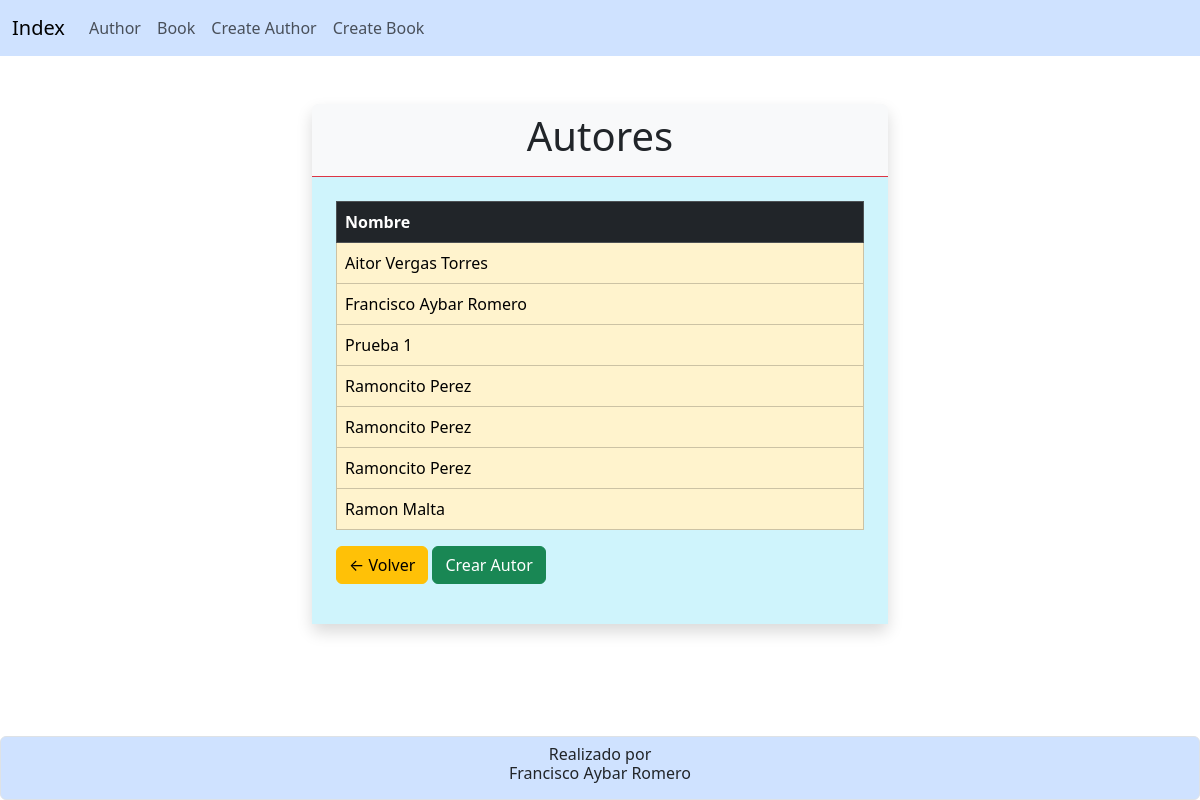
Page /author/ on the committed database.
### HolaMundo/models.py (models this page shows)
class Author (models.Model):
    name=models.CharField (
        verbose_name='Nombre', # etiqueta dentro de la tabla
        max_length= 100,
        default=''
    )
    last_name=models.CharField(
        verbose_name='Apellido',
        max_length=150,
        default=''
    )
    age=models.PositiveSmallIntegerField (
        verbose_name='Edad',
        max_length=3
    )
    mail=models.EmailField(
        verbose_name='Mail',
        max_length=150,
        default=''
    )
    telefono=models.CharField(
        verbose_name='Telefono',
        max_length=10,
        default=''
    )
    def __str__(self):
        return f'{self.name} {self.last_name}'

### HolaMundo/views.py (the view)
# urls.py: path('author/', views.author),
def author (request):
    author = Author.objects.all()
    return render(request,'author.html',{'authors': author})

### HolaMundo/templates/author.html (shortened to what this page needs)
<!doctype html>
<html lang="es-ES">
    <head>
        {%extends 'index.html'%}
        {%block content%}
        <div class="container-fluid w-50">
            <section class="bg-light rounded shadow my-5">
                <div class="text-center py-2 border-bottom border-danger">
                    <h1>Autores</h1>
                </div>
                <article class="bg-info-subtle p-4">
                    <table class="table table-bordered table-warning">
                        <tr class="table-dark">
                            <th>Nombre</th>
                        </tr>
                        {% for aut in authors %}
                        <tr>
                            <td>{{ aut }}</td>
                        </tr>
                        {% endfor %}
                    </table>
                    <div class="my-3">
                        <a href="/index/" class="btn btn-warning">
                            ← Volver
                        </a>
                        <a href="/author_create/" class="btn btn-success">
                            Crear Autor
                        </a>
                    </div>
                </article>
            </section>
        </div>
        {%endblock content%}

### HolaMundo/templates/index.html (shortened to what this page needs)
<!doctype html>
<html lang="es-ES">
    <head>
        <link
            href="https://cdn.jsdelivr.net/npm/bootstrap@5.3.2/dist/css/bootstrap.min.css"
            rel="stylesheet"
        />
    </head>
    <body>
        {%block navbar%}
        <nav class="navbar navbar-expand-lg bg-primary-subtle mb-3">
            <div class="container-fluid">
                <a class="navbar-brand" href="/index/">Index</a>
                <div class="collapse navbar-collapse" id="navbarNav">
                    <ul class="navbar-nav">
                        <li class="nav-item">
                            <a class="nav-link" href="/author/">Author</a>
                        </li>
                        <li class="nav-item">
                            <a class="nav-link" href="/book/">Book</a>
                        </li>
                        <li class="nav-item">
                            <a class="nav-link" href="/author_create/">Create Author</a>
                        </li>
                        <li class="nav-item">
                            <a class="nav-link" href="/book_create/">Create Book</a>
                        </li>
                    </ul>
                </div>
            </div>
        </nav>
        {%endblock navbar%}
        {%block content%}{%endblock content%}
        {%block footer%}
        <footer class="mt-5 p-2 text-center border rounded bg-primary-subtle fixed-bottom">
            <h6>
                Realizado por<br> Francisco Aybar Romero
            </h6>
        </footer>
        {%endblock footer%}
    </body>
</html>

### rows in the picture
Author: name+last_name "Aitor Vergas Torres"
Author: name+last_name "Francisco Aybar Romero"
Author: name+last_name "Prueba 1"
Author: name+last_name "Ramoncito Perez"
Author: name+last_name "Ramoncito Perez"
Author: name+last_name "Ramoncito Perez"
Author: name+last_name "Ramon Malta"
